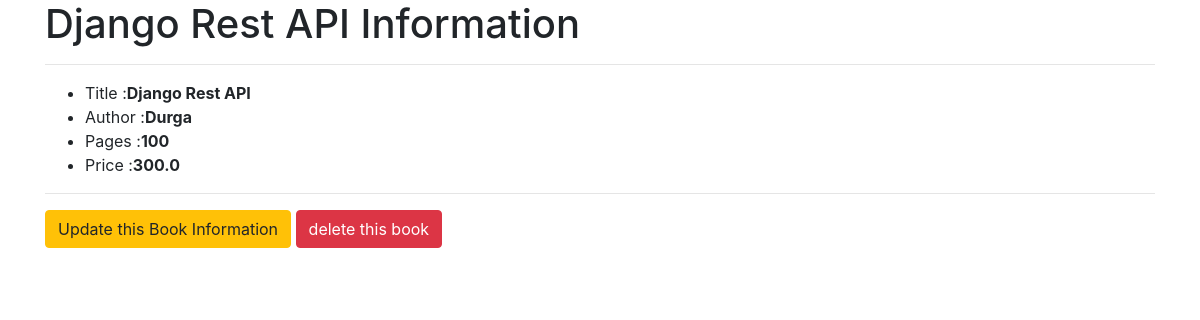
The page /detail/4 on the database its author committed.
### testapp/models.py (models this page shows, shortened)
class Book(models.Model):
    title = models.CharField(max_length=300)
    author = models.CharField(max_length=30)
    pages = models.IntegerField()
    price = models.FloatField()

### testapp/views.py (the view)
# urls.py: path('detail/<int:pk>', views.BookDetailView.as_view(),name='detail'),
class BookDetailView(DetailView):
    model = Book

### templates/testapp/book_detail.html (shortened to what this page needs)
<!DOCTYPE html>
<html lang="en" dir="ltr">
  <head>
    <link rel="stylesheet" href="https://cdn.jsdelivr.net/npm/bootstrap@4.6.2/dist/css/bootstrap.min.css">
  </head>
  <body>
      <div class="container">
        <h1>{{book.title}} Information</h1> <hr>
           <ul>
             <li>Title :<strong>{{book.title}}</strong> </li>
             <li>Author :<strong>{{book.author}}</strong> </li>
             <li>Pages :<strong>{{book.pages}}</strong> </li>
             <li>Price :<strong>{{book.price}}</strong> </li>
           </ul> <hr>
<a class="btn btn-warning" href="/update/{{book.id}}">Update this Book Information</a>
<a class="btn btn-danger" href="/delete/{{book.id}}">delete this book</a>
       </div>
     </body>
     </html>

### rows shown on the page
Book: title "Django Rest API", author "Durga", pages "100", price "300.0"
